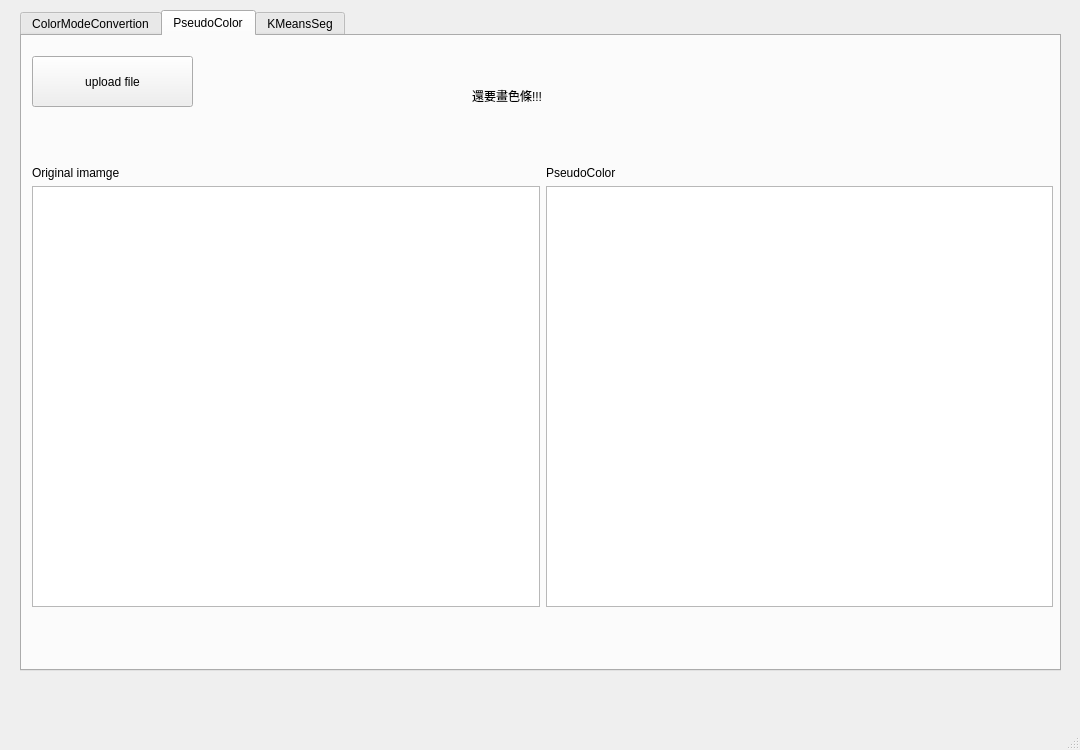
<?xml version="1.0" encoding="UTF-8"?>
<ui version="4.0">
 <class>MainWindow</class>
 <widget class="QMainWindow" name="MainWindow">
  <property name="geometry">
   <rect>
    <x>0</x>
    <y>0</y>
    <width>1080</width>
    <height>750</height>
   </rect>
  </property>
  <property name="windowTitle">
   <string>MainWindow</string>
  </property>
  <property name="autoFillBackground">
   <bool>false</bool>
  </property>
  <widget class="QWidget" name="centralwidget">
   <widget class="QTabWidget" name="tabWidget">
    <property name="geometry">
     <rect>
      <x>20</x>
      <y>10</y>
      <width>1041</width>
      <height>661</height>
     </rect>
    </property>
    <property name="currentIndex">
     <number>1</number>
    </property>
    <widget class="QWidget" name="ColorModeConvertion">
     <attribute name="title">
      <string>ColorModeConvertion</string>
     </attribute>
     <widget class="QPushButton" name="uploadfile">
      <property name="geometry">
       <rect>
        <x>10</x>
        <y>20</y>
        <width>161</width>
        <height>51</height>
       </rect>
      </property>
      <property name="text">
       <string>upload file</string>
      </property>
     </widget>
     <widget class="QWidget" name="gridLayoutWidget">
      <property name="geometry">
       <rect>
        <x>10</x>
        <y>90</y>
        <width>1021</width>
        <height>531</height>
       </rect>
      </property>
      <layout class="QGridLayout" name="gridLayout">
       <item row="1" column="1">
        <layout class="QVBoxLayout" name="verticalLayout_8">
         <item>
          <widget class="QLabel" name="label_8">
           <property name="text">
            <string>Lab*</string>
           </property>
          </widget>
         </item>
         <item>
          <widget class="QGraphicsView" name="LabImage"/>
         </item>
        </layout>
       </item>
       <item row="1" column="2">
        <layout class="QVBoxLayout" name="verticalLayout_9">
         <item>
          <widget class="QLabel" name="label_9">
           <property name="text">
            <string>YUV</string>
           </property>
          </widget>
         </item>
         <item>
          <widget class="QGraphicsView" name="YUVImage"/>
         </item>
        </layout>
       </item>
       <item row="0" column="2">
        <layout class="QVBoxLayout" name="verticalLayout_6">
         <item>
          <widget class="QLabel" name="label_6">
           <property name="text">
            <string>HSI</string>
           </property>
          </widget>
         </item>
         <item>
          <widget class="QGraphicsView" name="HSIImage"/>
         </item>
        </layout>
       </item>
       <item row="0" column="1">
        <layout class="QVBoxLayout" name="verticalLayout_5">
         <item>
          <widget class="QLabel" name="label_5">
           <property name="text">
            <string>CMY</string>
           </property>
          </widget>
         </item>
         <item>
          <widget class="QGraphicsView" name="CMYImage"/>
         </item>
        </layout>
       </item>
       <item row="0" column="0">
        <layout class="QVBoxLayout" name="verticalLayout">
         <item>
          <widget class="QLabel" name="label">
           <property name="text">
            <string>Original (RGB)</string>
           </property>
          </widget>
         </item>
         <item>
          <widget class="QGraphicsView" name="originalImage"/>
         </item>
        </layout>
       </item>
       <item row="1" column="0">
        <layout class="QVBoxLayout" name="verticalLayout_7">
         <item>
          <widget class="QLabel" name="label_7">
           <property name="text">
            <string>XYZ</string>
           </property>
          </widget>
         </item>
         <item>
          <widget class="QGraphicsView" name="XYZImage"/>
         </item>
        </layout>
       </item>
      </layout>
     </widget>
    </widget>
    <widget class="QWidget" name="PseudoColor">
     <attribute name="title">
      <string>PseudoColor</string>
     </attribute>
     <widget class="QPushButton" name="uploadfile_2">
      <property name="geometry">
       <rect>
        <x>10</x>
        <y>20</y>
        <width>161</width>
        <height>51</height>
       </rect>
      </property>
      <property name="text">
       <string>upload file</string>
      </property>
     </widget>
     <widget class="QWidget" name="gridLayoutWidget_2">
      <property name="geometry">
       <rect>
        <x>10</x>
        <y>130</y>
        <width>1021</width>
        <height>441</height>
       </rect>
      </property>
      <layout class="QGridLayout" name="gridLayout_2">
       <item row="0" column="0">
        <layout class="QVBoxLayout" name="verticalLayout_2">
         <item>
          <widget class="QLabel" name="label_2">
           <property name="text">
            <string>Original imamge</string>
           </property>
          </widget>
         </item>
         <item>
          <widget class="QGraphicsView" name="originalImage_2"/>
         </item>
        </layout>
       </item>
       <item row="0" column="1">
        <layout class="QVBoxLayout" name="verticalLayout_10">
         <item>
          <widget class="QLabel" name="label_10">
           <property name="text">
            <string>PseudoColor</string>
           </property>
          </widget>
         </item>
         <item>
          <widget class="QGraphicsView" name="PseudoColorImage"/>
         </item>
        </layout>
       </item>
      </layout>
     </widget>
     <widget class="QLabel" name="label_12">
      <property name="geometry">
       <rect>
        <x>450</x>
        <y>50</y>
        <width>504</width>
        <height>19</height>
       </rect>
      </property>
      <property name="text">
       <string>還要畫色條!!!</string>
      </property>
     </widget>
    </widget>
    <widget class="QWidget" name="KMeansSeg">
     <attribute name="title">
      <string>KMeansSeg</string>
     </attribute>
     <widget class="QPushButton" name="uploadfile_3">
      <property name="geometry">
       <rect>
        <x>10</x>
        <y>20</y>
        <width>161</width>
        <height>51</height>
       </rect>
      </property>
      <property name="text">
       <string>upload file</string>
      </property>
     </widget>
     <widget class="QWidget" name="gridLayoutWidget_3">
      <property name="geometry">
       <rect>
        <x>10</x>
        <y>130</y>
        <width>1021</width>
        <height>441</height>
       </rect>
      </property>
      <layout class="QGridLayout" name="gridLayout_3">
       <item row="0" column="0">
        <layout class="QVBoxLayout" name="verticalLayout_3">
         <item>
          <widget class="QLabel" name="label_3">
           <property name="text">
            <string>Original imamge</string>
           </property>
          </widget>
         </item>
         <item>
          <widget class="QGraphicsView" name="originalimage_3"/>
         </item>
        </layout>
       </item>
       <item row="0" column="1">
        <layout class="QVBoxLayout" name="verticalLayout_11">
         <item>
          <widget class="QLabel" name="label_11">
           <property name="text">
            <string>KMeansSeg</string>
           </property>
          </widget>
         </item>
         <item>
          <widget class="QGraphicsView" name="KMeansSegImage"/>
         </item>
        </layout>
       </item>
      </layout>
     </widget>
    </widget>
   </widget>
  </widget>
  <widget class="QMenuBar" name="menubar">
   <property name="geometry">
    <rect>
     <x>0</x>
     <y>0</y>
     <width>1080</width>
     <height>24</height>
    </rect>
   </property>
  </widget>
  <widget class="QStatusBar" name="statusbar"/>
 </widget>
 <resources/>
 <connections/>
</ui>
